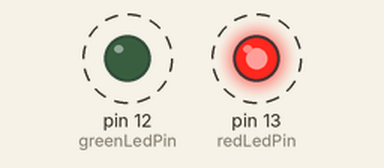
A sketch run on a simulated Arduino Uno, built with avr-gcc and run on an emulated ATmega328P. Parts: output pins drawn as LEDs (lit = HIGH). Dashed ring = blinking.

Above: at 0.5 s.
Timing chart, 0 to 4.6 s (numbered marks = the images above):
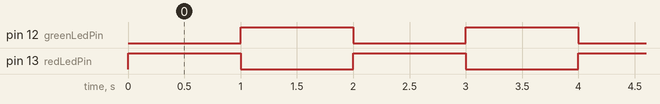

The sketch:

BiColorLed.ino
```cpp
const int redLedPin=13;
const int greenLedPin=12;

void setup() {
  // put your setup code here, to run once:
  pinMode(redLedPin,OUTPUT);
  pinMode(greenLedPin,OUTPUT);
}

void loop() {
  //Red Led first
  digitalWrite(redLedPin,HIGH);
  digitalWrite(greenLedPin,LOW);
  delay(1000);
  digitalWrite(redLedPin,LOW);
  digitalWrite(greenLedPin,HIGH);
  delay(1000);

  // put your main code here, to run repeatedly:

}
```

Measured:
- by itself, pin 12 (greenLedPin), pin 13 (redLedPin): alternates HIGH for 1.0 s and LOW for 1.0 s
